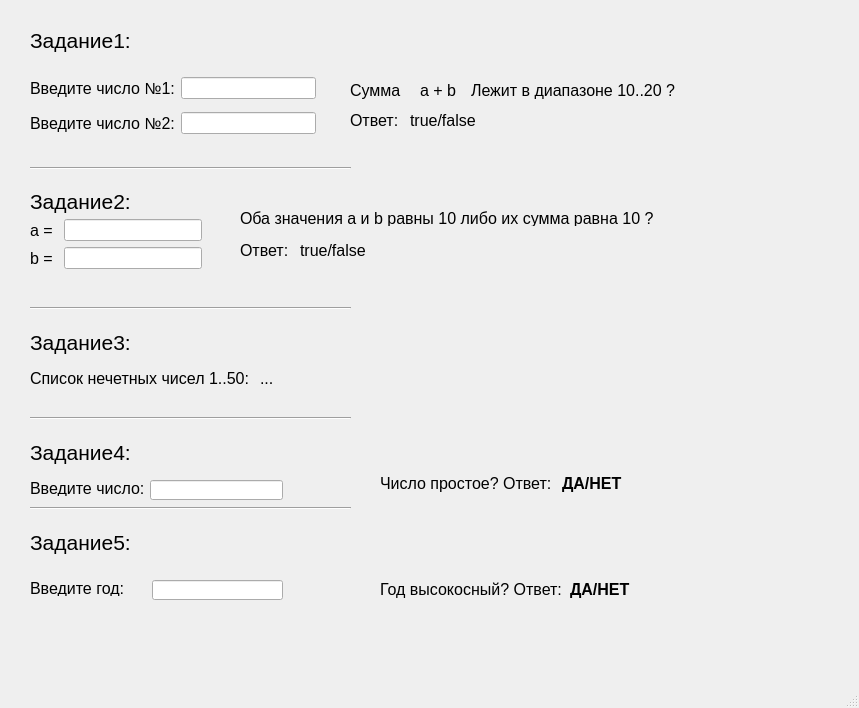
<?xml version="1.0" encoding="UTF-8"?>
<ui version="4.0">
 <class>MainWindow</class>
 <widget class="QMainWindow" name="MainWindow">
  <property name="geometry">
   <rect>
    <x>0</x>
    <y>0</y>
    <width>859</width>
    <height>708</height>
   </rect>
  </property>
  <property name="windowTitle">
   <string>MainWindow</string>
  </property>
  <widget class="QWidget" name="centralwidget">
   <widget class="QLabel" name="label">
    <property name="geometry">
     <rect>
      <x>30</x>
      <y>20</y>
      <width>101</width>
      <height>41</height>
     </rect>
    </property>
    <property name="font">
     <font>
      <pointsize>16</pointsize>
     </font>
    </property>
    <property name="text">
     <string>Задание1:</string>
    </property>
   </widget>
   <widget class="Line" name="line">
    <property name="geometry">
     <rect>
      <x>30</x>
      <y>160</y>
      <width>321</width>
      <height>16</height>
     </rect>
    </property>
    <property name="orientation">
     <enum>Qt::Horizontal</enum>
    </property>
   </widget>
   <widget class="QLabel" name="label_7">
    <property name="geometry">
     <rect>
      <x>350</x>
      <y>110</y>
      <width>61</width>
      <height>21</height>
     </rect>
    </property>
    <property name="font">
     <font>
      <pointsize>12</pointsize>
     </font>
    </property>
    <property name="text">
     <string>Ответ: </string>
    </property>
   </widget>
   <widget class="QLabel" name="lbAnswer">
    <property name="geometry">
     <rect>
      <x>410</x>
      <y>110</y>
      <width>71</width>
      <height>21</height>
     </rect>
    </property>
    <property name="font">
     <font>
      <pointsize>12</pointsize>
     </font>
    </property>
    <property name="text">
     <string>true/false</string>
    </property>
   </widget>
   <widget class="QWidget" name="layoutWidget">
    <property name="geometry">
     <rect>
      <x>30</x>
      <y>70</y>
      <width>286</width>
      <height>73</height>
     </rect>
    </property>
    <layout class="QGridLayout" name="gridLayout">
     <item row="0" column="0">
      <widget class="QLabel" name="label_2">
       <property name="font">
        <font>
         <pointsize>12</pointsize>
        </font>
       </property>
       <property name="text">
        <string>Введите число №1:</string>
       </property>
      </widget>
     </item>
     <item row="0" column="1">
      <widget class="QLineEdit" name="edNum1">
       <property name="inputMask">
        <string>99999999999999</string>
       </property>
      </widget>
     </item>
     <item row="1" column="0">
      <widget class="QLabel" name="label_3">
       <property name="font">
        <font>
         <pointsize>12</pointsize>
        </font>
       </property>
       <property name="text">
        <string>Введите число №2:</string>
       </property>
      </widget>
     </item>
     <item row="1" column="1">
      <widget class="QLineEdit" name="edNum2">
       <property name="inputMask">
        <string>99999999999999</string>
       </property>
      </widget>
     </item>
    </layout>
   </widget>
   <widget class="QWidget" name="layoutWidget">
    <property name="geometry">
     <rect>
      <x>350</x>
      <y>80</y>
      <width>326</width>
      <height>21</height>
     </rect>
    </property>
    <layout class="QGridLayout" name="gridLayout_2">
     <item row="0" column="0">
      <widget class="QLabel" name="label_4">
       <property name="font">
        <font>
         <pointsize>12</pointsize>
        </font>
       </property>
       <property name="text">
        <string>Сумма</string>
       </property>
      </widget>
     </item>
     <item row="0" column="1">
      <widget class="QLabel" name="lbExpr">
       <property name="font">
        <font>
         <pointsize>12</pointsize>
        </font>
       </property>
       <property name="text">
        <string>&lt;html&gt;&lt;head/&gt;&lt;body&gt;&lt;p align=&quot;center&quot;&gt;a + b&lt;/p&gt;&lt;/body&gt;&lt;/html&gt;</string>
       </property>
      </widget>
     </item>
     <item row="0" column="2">
      <widget class="QLabel" name="label_6">
       <property name="font">
        <font>
         <pointsize>12</pointsize>
        </font>
       </property>
       <property name="text">
        <string>Лежит в диапазоне 10..20 ?</string>
       </property>
      </widget>
     </item>
    </layout>
   </widget>
   <widget class="QWidget" name="layoutWidget">
    <property name="geometry">
     <rect>
      <x>30</x>
      <y>190</y>
      <width>172</width>
      <height>79</height>
     </rect>
    </property>
    <layout class="QGridLayout" name="gridLayout_3">
     <item row="0" column="0" colspan="2">
      <widget class="QLabel" name="label_5">
       <property name="font">
        <font>
         <pointsize>16</pointsize>
        </font>
       </property>
       <property name="text">
        <string>Задание2:</string>
       </property>
      </widget>
     </item>
     <item row="1" column="0">
      <widget class="QLabel" name="label_8">
       <property name="font">
        <font>
         <pointsize>12</pointsize>
        </font>
       </property>
       <property name="text">
        <string>a = </string>
       </property>
      </widget>
     </item>
     <item row="1" column="1">
      <widget class="QLineEdit" name="edNumA">
       <property name="inputMask">
        <string>99999999999999</string>
       </property>
      </widget>
     </item>
     <item row="2" column="0">
      <widget class="QLabel" name="label_9">
       <property name="font">
        <font>
         <pointsize>12</pointsize>
        </font>
       </property>
       <property name="text">
        <string>b = </string>
       </property>
      </widget>
     </item>
     <item row="2" column="1">
      <widget class="QLineEdit" name="edNumB">
       <property name="inputMask">
        <string>99999999999999</string>
       </property>
      </widget>
     </item>
    </layout>
   </widget>
   <widget class="QLabel" name="label_10">
    <property name="geometry">
     <rect>
      <x>240</x>
      <y>210</y>
      <width>421</width>
      <height>16</height>
     </rect>
    </property>
    <property name="font">
     <font>
      <pointsize>12</pointsize>
     </font>
    </property>
    <property name="text">
     <string>Оба значения a и b равны 10 либо их сумма равна 10 ?</string>
    </property>
   </widget>
   <widget class="QLabel" name="label_11">
    <property name="geometry">
     <rect>
      <x>240</x>
      <y>240</y>
      <width>61</width>
      <height>21</height>
     </rect>
    </property>
    <property name="font">
     <font>
      <pointsize>12</pointsize>
     </font>
    </property>
    <property name="text">
     <string>Ответ: </string>
    </property>
   </widget>
   <widget class="QLabel" name="lbAnswer_2">
    <property name="geometry">
     <rect>
      <x>300</x>
      <y>240</y>
      <width>71</width>
      <height>21</height>
     </rect>
    </property>
    <property name="font">
     <font>
      <pointsize>12</pointsize>
     </font>
    </property>
    <property name="text">
     <string>true/false</string>
    </property>
   </widget>
   <widget class="Line" name="line_2">
    <property name="geometry">
     <rect>
      <x>30</x>
      <y>300</y>
      <width>321</width>
      <height>16</height>
     </rect>
    </property>
    <property name="orientation">
     <enum>Qt::Horizontal</enum>
    </property>
   </widget>
   <widget class="QLabel" name="label_12">
    <property name="geometry">
     <rect>
      <x>30</x>
      <y>330</y>
      <width>170</width>
      <height>25</height>
     </rect>
    </property>
    <property name="font">
     <font>
      <pointsize>16</pointsize>
     </font>
    </property>
    <property name="text">
     <string>Задание3:</string>
    </property>
   </widget>
   <widget class="QLabel" name="label_13">
    <property name="geometry">
     <rect>
      <x>30</x>
      <y>370</y>
      <width>231</width>
      <height>16</height>
     </rect>
    </property>
    <property name="font">
     <font>
      <pointsize>12</pointsize>
     </font>
    </property>
    <property name="text">
     <string>Список нечетных чисел 1..50: </string>
    </property>
   </widget>
   <widget class="QLabel" name="lb_odd_nums">
    <property name="geometry">
     <rect>
      <x>260</x>
      <y>370</y>
      <width>581</width>
      <height>16</height>
     </rect>
    </property>
    <property name="font">
     <font>
      <pointsize>12</pointsize>
     </font>
    </property>
    <property name="text">
     <string>...</string>
    </property>
   </widget>
   <widget class="QLabel" name="label_14">
    <property name="geometry">
     <rect>
      <x>30</x>
      <y>440</y>
      <width>170</width>
      <height>25</height>
     </rect>
    </property>
    <property name="font">
     <font>
      <pointsize>16</pointsize>
     </font>
    </property>
    <property name="text">
     <string>Задание4:</string>
    </property>
   </widget>
   <widget class="Line" name="line_3">
    <property name="geometry">
     <rect>
      <x>30</x>
      <y>410</y>
      <width>321</width>
      <height>16</height>
     </rect>
    </property>
    <property name="orientation">
     <enum>Qt::Horizontal</enum>
    </property>
   </widget>
   <widget class="Line" name="line_4">
    <property name="geometry">
     <rect>
      <x>30</x>
      <y>500</y>
      <width>321</width>
      <height>16</height>
     </rect>
    </property>
    <property name="orientation">
     <enum>Qt::Horizontal</enum>
    </property>
   </widget>
   <widget class="QLabel" name="label_15">
    <property name="geometry">
     <rect>
      <x>30</x>
      <y>530</y>
      <width>170</width>
      <height>25</height>
     </rect>
    </property>
    <property name="font">
     <font>
      <pointsize>16</pointsize>
     </font>
    </property>
    <property name="text">
     <string>Задание5:</string>
    </property>
   </widget>
   <widget class="QLabel" name="label_16">
    <property name="geometry">
     <rect>
      <x>30</x>
      <y>480</y>
      <width>121</width>
      <height>16</height>
     </rect>
    </property>
    <property name="font">
     <font>
      <pointsize>12</pointsize>
     </font>
    </property>
    <property name="text">
     <string>Введите число:</string>
    </property>
   </widget>
   <widget class="QLabel" name="label_17">
    <property name="geometry">
     <rect>
      <x>30</x>
      <y>580</y>
      <width>101</width>
      <height>16</height>
     </rect>
    </property>
    <property name="font">
     <font>
      <pointsize>12</pointsize>
     </font>
    </property>
    <property name="text">
     <string>Введите год:</string>
    </property>
   </widget>
   <widget class="QLineEdit" name="edMaybePrime">
    <property name="geometry">
     <rect>
      <x>150</x>
      <y>480</y>
      <width>133</width>
      <height>20</height>
     </rect>
    </property>
    <property name="inputMask">
     <string>99999999999999</string>
    </property>
   </widget>
   <widget class="QLineEdit" name="edMaybeLeapYear">
    <property name="geometry">
     <rect>
      <x>152</x>
      <y>580</y>
      <width>131</width>
      <height>20</height>
     </rect>
    </property>
    <property name="inputMask">
     <string>99999999999999</string>
    </property>
   </widget>
   <widget class="QLabel" name="label_19">
    <property name="geometry">
     <rect>
      <x>380</x>
      <y>580</y>
      <width>187</width>
      <height>19</height>
     </rect>
    </property>
    <property name="font">
     <font>
      <pointsize>12</pointsize>
     </font>
    </property>
    <property name="text">
     <string>Год высокосный? Ответ: </string>
    </property>
   </widget>
   <widget class="QLabel" name="lbIsLeapYear">
    <property name="geometry">
     <rect>
      <x>570</x>
      <y>580</y>
      <width>66</width>
      <height>19</height>
     </rect>
    </property>
    <property name="font">
     <font>
      <pointsize>12</pointsize>
      <weight>75</weight>
      <bold>true</bold>
     </font>
    </property>
    <property name="text">
     <string>ДА/НЕТ</string>
    </property>
   </widget>
   <widget class="QLabel" name="lbErrorMessage">
    <property name="geometry">
     <rect>
      <x>150</x>
      <y>600</y>
      <width>491</width>
      <height>16</height>
     </rect>
    </property>
    <property name="autoFillBackground">
     <bool>false</bool>
    </property>
    <property name="styleSheet">
     <string notr="true">color: red</string>
    </property>
    <property name="text">
     <string/>
    </property>
   </widget>
   <widget class="QWidget" name="layoutWidget">
    <property name="geometry">
     <rect>
      <x>380</x>
      <y>460</y>
      <width>261</width>
      <height>46</height>
     </rect>
    </property>
    <layout class="QGridLayout" name="gridLayout_4">
     <item row="0" column="1" colspan="2">
      <widget class="QLabel" name="lbIsPrime">
       <property name="font">
        <font>
         <pointsize>12</pointsize>
         <weight>75</weight>
         <bold>true</bold>
        </font>
       </property>
       <property name="text">
        <string>ДА/НЕТ</string>
       </property>
      </widget>
     </item>
     <item row="0" column="0">
      <widget class="QLabel" name="label_18">
       <property name="font">
        <font>
         <pointsize>12</pointsize>
        </font>
       </property>
       <property name="text">
        <string>Число простое? Ответ: </string>
       </property>
      </widget>
     </item>
    </layout>
   </widget>
  </widget>
  <widget class="QMenuBar" name="menubar">
   <property name="geometry">
    <rect>
     <x>0</x>
     <y>0</y>
     <width>859</width>
     <height>21</height>
    </rect>
   </property>
  </widget>
  <widget class="QStatusBar" name="statusbar"/>
 </widget>
 <resources/>
 <connections/>
</ui>
